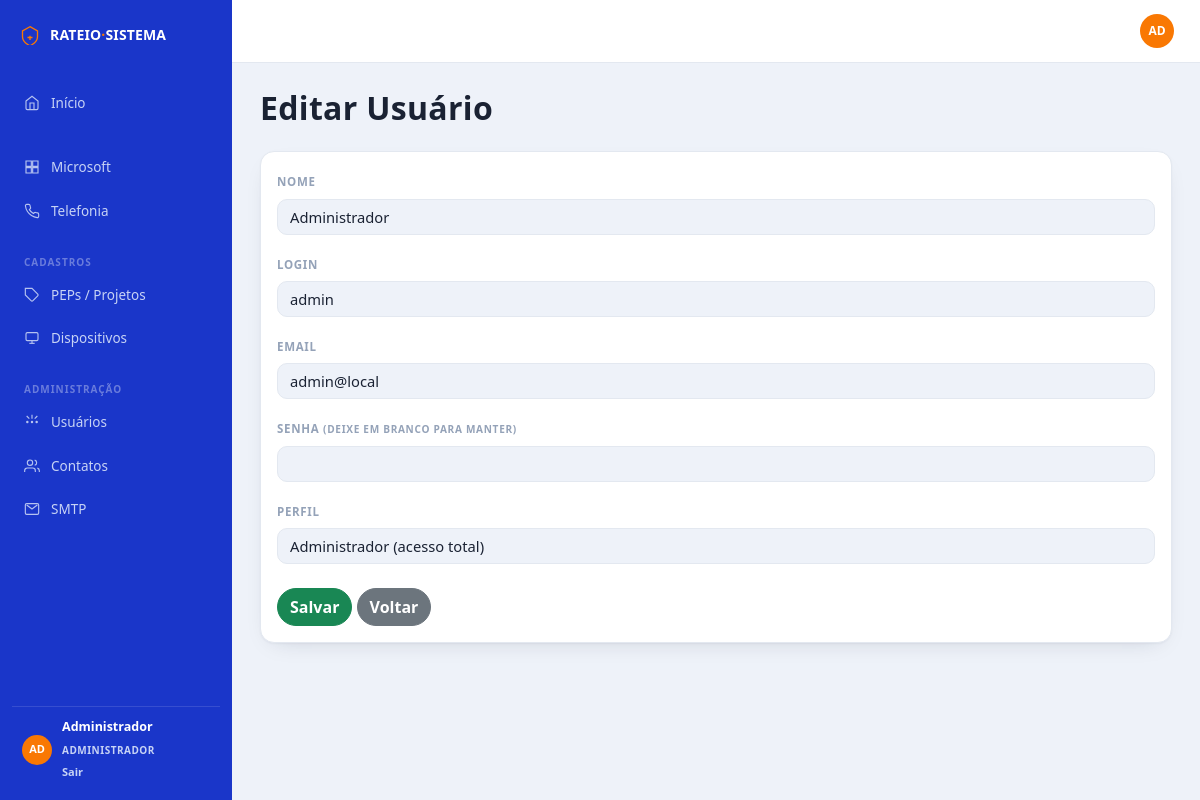
Screenshot of /usuarios/form.php?id=1 (signed in) with the database file from the repository.
### tables this page shows
CREATE TABLE IF NOT EXISTS usuarios (
    id      INT AUTO_INCREMENT PRIMARY KEY,
    nome    VARCHAR(150) NOT NULL,
    usuario VARCHAR(100) NOT NULL UNIQUE,
    email   VARCHAR(150) DEFAULT '',
    senha   VARCHAR(255) DEFAULT '',
    perfil  ENUM('admin','usuario') NOT NULL DEFAULT 'usuario',
    origem  ENUM('local','ldap')    NOT NULL DEFAULT 'local',
    criado_em TIMESTAMP DEFAULT CURRENT_TIMESTAMP
);

### src/autoload.php (called while the page is built, shortened)
<?php
spl_autoload_register(static function (string $classe): void {
    $prefixo = 'App\\';
    $relativo = substr($classe, strlen($prefixo));
    $arquivo  = __DIR__ . '/' . str_replace('\\', '/', $relativo) . '.php';
});
if (!function_exists('e')) {
    function e(mixed $valor): string
    {
        return htmlspecialchars((string) ($valor ?? ''), ENT_QUOTES, 'UTF-8');
    }
}
if (!function_exists('url')) {
    function url(string $caminho = ''): string
    {
        $base = rtrim(\App\Core\Config::get('app.base_url', ''), '/');
        return $base . '/' . ltrim($caminho, '/');
    }
}

### src/Core/Config.php (called while the page is built, shortened)
<?php
final class Config
{
    private static array $dados = [];
    public static function carregar(string $arquivo): void
    {
        self::$dados = require $arquivo;
    }
    public static function get(string $chave, mixed $padrao = null): mixed
    {
        $partes = explode('.', $chave);
        $valor  = self::$dados;
        foreach ($partes as $parte) {
            if (is_array($valor) && array_key_exists($parte, $valor)) {
                $valor = $valor[$parte];
            } else {
                return $padrao;
            }
        }
        return $valor;
    }
}

### src/Core/Database.php (called while the page is built, shortened)
<?php
final class Database
{
    private static ?PDO $instancia = null;
    public static function pdo(): PDO
    {
        $host    = Config::get('db.host', 'localhost');
        $porta   = (int) Config::get('db.porta', 3306);
        $banco   = Config::get('db.banco');
        $usuario = Config::get('db.usuario');
        $senha   = Config::get('db.senha');
        $charset = Config::get('db.charset', 'utf8mb4');
        $dsn = "mysql:host={$host};port={$porta};dbname={$banco};charset={$charset}";
        try {
            self::$instancia = new PDO($dsn, $usuario, $senha, [
                PDO::ATTR_ERRMODE            => PDO::ERRMODE_EXCEPTION,
                PDO::ATTR_DEFAULT_FETCH_MODE => PDO::FETCH_ASSOC,
                PDO::ATTR_EMULATE_PREPARES   => false,
            ]);
        } catch (PDOException $e) {
            die('Erro na conexão com o banco de dados: ' . $e->getMessage());
        }
        return self::$instancia;
    }
}

### src/Models/BaseModel.php (called while the page is built, shortened)
<?php
abstract class BaseModel
{
    protected static string $tabela = '';
    protected static function pdo(): PDO
    {
        return Database::pdo();
    }
    public static function buscarPorId(int $id): ?array
    {
        $stmt = self::pdo()->prepare(
            'SELECT * FROM ' . static::$tabela . ' WHERE id = ? LIMIT 1'
        );
        $stmt->execute([$id]);
        $row = $stmt->fetch();
        return $row ?: null;
    }
}

### usuarios/form.php (the view, shortened to what this page needs)
<?php
$id      = isset($_GET['id']) ? (int) $_GET['id'] : 0;
$editando = $id > 0;
$registro = $editando ? Usuario::buscarPorId($id) : null;
$tituloPagina = $editando ? 'Editar Usuário' : 'Novo Usuário';
require __DIR__ . '/../includes/header.php';
$v = static fn(string $campo) => e($_POST[$campo] ?? $registro[$campo] ?? '');
$perfilAtual = $_POST['perfil'] ?? $registro['perfil'] ?? 'usuario';
?>
<h2 class="mb-4"><?= e($tituloPagina) ?></h2>
<div class="card shadow-sm">
    <div class="card-body">
        <form method="POST">
            <div class="mb-3">
                <label class="form-label">Nome</label>
                <input type="text" name="nome" class="form-control" value="<?= $v('nome') ?>" required>
            </div>
            <div class="mb-3">
                <label class="form-label">Login</label>
                <input type="text" name="usuario" class="form-control" value="<?= $v('usuario') ?>" required>
            </div>
            <div class="mb-3">
                <label class="form-label">Email</label>
                <input type="email" name="email" class="form-control" value="<?= $v('email') ?>">
            </div>
            <div class="mb-3">
                <label class="form-label">
                    Senha <?= $editando ? '<small class="text-muted">(deixe em branco para manter)</small>' : '' ?>
                </label>
                <input type="password" name="senha" class="form-control" <?= $editando ? '' : 'required' ?>>
            </div>
            <div class="mb-4">
                <label class="form-label">Perfil</label>
                <select name="perfil" class="form-select">
                    <option value="admin" <?= $perfilAtual === 'admin' ? 'selected' : '' ?>>
                        Administrador (acesso total)
                    </option>
                </select>
            </div>
            <button type="submit" class="btn btn-success">Salvar</button>
            <a href="<?= url('usuarios/listar.php') ?>" class="btn btn-secondary">Voltar</a>
        </form>
    </div>
</div>
<?php require __DIR__ . '/../includes/footer.php'; ?>

### assets/css/theme.css (style rules this page uses)
:root { --primary: #178ec8; --primary-dark: #1a36c9; --accent: #f97803; --accent-strong: #d76a02; --accent-soft: rgba(249, 120, 3, 0.13); --bg: #eef2f9; --surface: #ffffff; --line: #e3e8f0; --text-900: #1a2233; --text-600: #5c6b80; --text-400: #94a2b8; --online: #16a34a; --online-soft: rgba(22, 163, 74, 0.13); --warning: #b8790a; --warning-soft: rgba(249, 120, 3, 0.14); --critical: #dc2626; --critical-soft: rgba(220, 38, 38, 0.12); --info: #178ec8; --info-soft: rgba(23, 142, 200, 0.13); --rail-bg: var(--primary-dark); --rail-text: #c7d3f5; --rail-text-active: #ffffff; --font-body: "Segoe UI", "SF Pro Text", "Helvetica Neue", Arial, sans-serif; --radius: 10px; --radius-lg: 14px; --shadow: 0 1px 2px rgba(20, 30, 50, 0.04), 0 8px 24px -14px rgba(20, 30, 50, 0.22); color-scheme: light; --bs-body-bg: var(--bg); --bs-body-color: var(--text-900); --bs-body-font-family: var(--font-body); --bs-border-color: var(--line); --bs-border-radius: var(--radius); --bs-border-radius-sm: 8px; --bs-border-radius-lg: var(--radius-lg); --bs-link-color: var(--primary); --bs-link-hover-color: var(--accent); --bs-primary: var(--primary); --bs-primary-rgb: 23, 142, 200; --bs-success: var(--online); --bs-success-rgb: 22, 163, 74; --bs-danger: var(--critical); --bs-danger-rgb: 220, 38, 38; --bs-warning: var(--warning); --bs-warning-rgb: 184, 121, 10; --bs-info: var(--info); --bs-info-rgb: 23, 142, 200; --bs-secondary: var(--text-400); --bs-secondary-rgb: 148, 162, 184; --bs-dark: var(--primary-dark); --bs-dark-rgb: 26, 54, 201; --bs-light: #eef1f8; --bs-light-rgb: 238, 241, 248; }
* { box-sizing: border-box; }
html, body { max-width: 100%; overflow-x: hidden; background: var(--bg); color: var(--text-900); }
body { font-family: var(--font-body); }
a { color: var(--primary); text-decoration: none; }
h1, h2, h3, h4, h5, h6 { font-weight: 700; letter-spacing: 0.01em; text-wrap: balance; }
.btn { font-family: var(--font-body); font-weight: 700; border-radius: 999px; box-shadow: none !important; }
.card { border: 1px solid var(--line); border-radius: var(--radius-lg); box-shadow: var(--shadow) !important; background: var(--surface); }
.form-control, .form-select { background: var(--bg); border: 1px solid var(--line); color: var(--text-900); border-radius: var(--radius); font-size: 0.92em; }
.form-label { font-size: 0.72em; font-weight: 700; text-transform: uppercase; letter-spacing: 0.06em; color: var(--text-400); }
.text-muted { color: var(--text-400) !important; }

### rows the page displays
usuarios: nome "Administrador", usuario "admin", email "admin@local", perfil "Administrador (acesso total)"

### other values shown
$label "Início Microsoft Telefonia PEPs / Projetos Dispositivos Usuários Contatos SMTP"
userInitials(Auth::nome()) "AD"
Auth::nome() "Administrador"
$tituloPagina "Editar Usuário"
